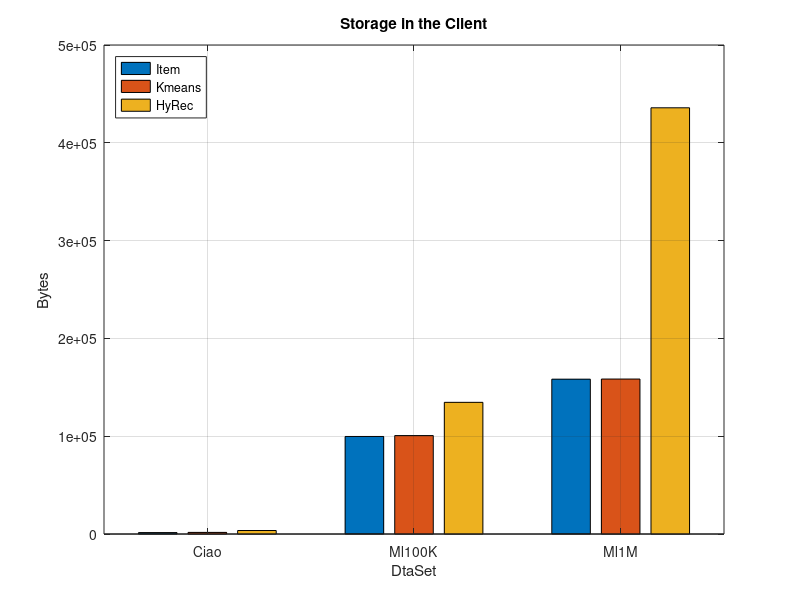

The MATLAB script that drew this image:


  %item kmeans hyrec
  Ciao=[1456 1643.2 3574.77]
  Caio= Ciao*(4+4);
    %item kmeans hyrec
  ml100=[12465.6 12582.2 16828.3]*8
   %item kmeans hyrec
  ml1m=[19789.2 19805.76 54475.8]*8
  D=[Ciao;ml100;ml1m]

figure
bar(D);
grid on;  
set(gca, 'xticklabel',{'Ciao','Ml100K','Ml1M'});
legend('Item','Kmeans','HyRec','Location','northwest');
xlabel('DtaSet');
ylabel('Bytes')
title('Storage in the Client');